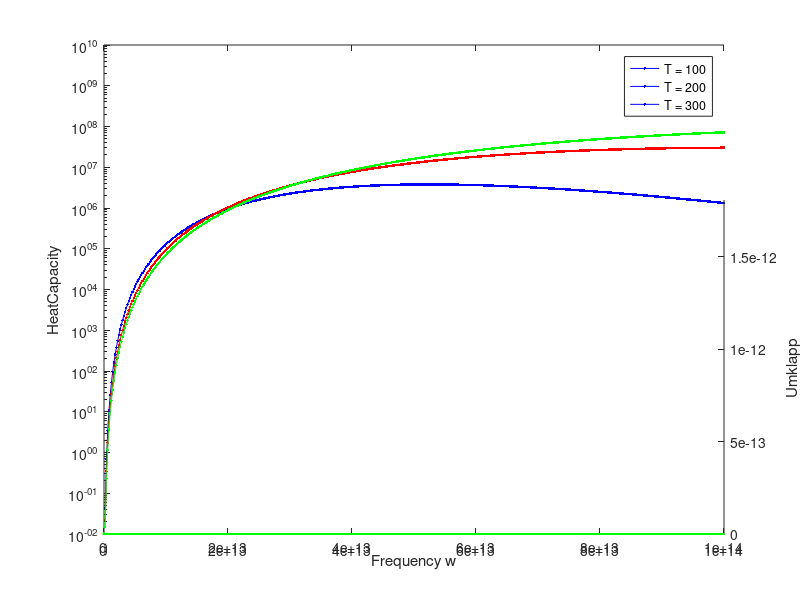

Source code (MATLAB):


Kb = 1.38*10^-23;
h = 1.055*10^-34;
v = 3500;
T = 100;
DebyeTemp = 375;
gamma = 1;
M = 72.61;
x = @(w) h*w/(Kb*T);
f = @(w) 3*Kb/(2*pi^2*v^3)*(Kb/h)^3*T^3*x(w)^4*exp(x(w))/(exp(x(w)-1))^2;
TauU = @(w) h*gamma^2/(M*v^2*DebyeTemp)*w^2*T*exp(-DebyeTemp/(3*T));
iters = 1000;
dw = 200000000000;
w = zeros(iters);
u = zeros(iters);
Ty = zeros(iters);
for i = 1:1:iters
   w(i) = i*dw;
    u(i) = f(w(i));
    Tu(i) = TauU(w(i));
end
%semilogy(w,u,'b*-');hold on;

T = 200;
x = @(w) h*w/(Kb*T);
f = @(w) 3*Kb/(2*pi^2*v^3)*(Kb/h)^3*T^3*x(w)^4*exp(x(w))/(exp(x(w)-1))^2;
TauU = @(w) h*gamma^2/(M*v^2*DebyeTemp)*w^2*T*exp(-DebyeTemp/(3*T));
w2 = zeros(iters);
u2 = zeros(iters);
Ty = zeros(iters);
for i = 1:1:iters
   w2(i) = i*dw;
    u2(i) = f(w(i));
    Tu2(i) = TauU(w(i));
end
%semilogy(w,u,'r*-');hold on;

T = 300;
x = @(w) h*w/(Kb*T);
f = @(w) 3*Kb/(2*pi^2*v^3)*(Kb/h)^3*T^3*x(w)^4*exp(x(w))/(exp(x(w)-1))^2;
TauU = @(w) h*gamma^2/(M*v^2*DebyeTemp)*w^2*T*exp(-DebyeTemp/(3*T));
w3 = zeros(iters);
u3 = zeros(iters);
Ty = zeros(iters);
for i = 1:1:iters
   w3(i) = i*dw;
    u3(i) = f(w(i));
    Tu3(i) = TauU(w(i));
end
%start umklapp

[ax,pa,pb] = plotyy(w,u,w,Tu,'semilogy','plot');ylim(ax(2),[0 10^-17]);ylim(ax(1),[10^-2 10^10]);xlim([0 10^14]);hold on;
[ax2,pa2,pb2] = plotyy(w2,u2,w2,Tu2,'semilogy','plot');ylim(ax2(2),[0 10^-17]);ylim(ax2(1),[10^-2 10^10]);xlim([0 10^14]);hold on;
[ax3,pa3,pb3] = plotyy(w3,u3,w3,Tu3,'semilogy','plot');ylim(ax3(2),[0 10^-17]);ylim(ax3(1),[10^-2 10^10]);xlim([0 10^14]);hold on;
set([pa,pb],'color','b','marker','.');
set([pa2;pb2],'color','r','marker','.');
set([pa3;pb3],'color','g','marker','.');
legend([pa;pa2;pa3],'T = 100','T = 200','T = 300');
ylabel(ax(1),'HeatCapacity');
ylabel(ax(2),'Umklapp');
xlabel(ax(2),'Frequency w');

% semilogy(w,u,'b*-',w2,u2,'r*-',w3,u3,'g*-')
% legend('T = 100','T = 200','T = 300');hold on;